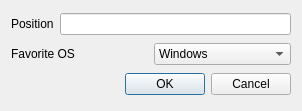
<?xml version="1.0" encoding="UTF-8"?>
<ui version="4.0">
 <class>InfoDialog</class>
 <widget class="QDialog" name="InfoDialog">
  <property name="geometry">
   <rect>
    <x>0</x>
    <y>0</y>
    <width>302</width>
    <height>111</height>
   </rect>
  </property>
  <property name="windowTitle">
   <string>Dialog</string>
  </property>
  <layout class="QVBoxLayout" name="verticalLayout">
   <item>
    <layout class="QHBoxLayout" name="horizontalLayout">
     <item>
      <widget class="QLabel" name="label">
       <property name="text">
        <string>Position</string>
       </property>
      </widget>
     </item>
     <item>
      <widget class="QLineEdit" name="position_line_edit"/>
     </item>
    </layout>
   </item>
   <item>
    <layout class="QHBoxLayout" name="horizontalLayout_2">
     <item>
      <widget class="QLabel" name="label_2">
       <property name="text">
        <string>Favorite OS</string>
       </property>
      </widget>
     </item>
     <item>
      <widget class="QComboBox" name="favorite_os_combo_box">
       <item>
        <property name="text">
         <string>Windows</string>
        </property>
       </item>
       <item>
        <property name="text">
         <string>Linux</string>
        </property>
       </item>
       <item>
        <property name="text">
         <string>Mac</string>
        </property>
       </item>
      </widget>
     </item>
    </layout>
   </item>
   <item>
    <layout class="QHBoxLayout" name="horizontalLayout_3">
     <item>
      <spacer name="horizontalSpacer">
       <property name="orientation">
        <enum>Qt::Horizontal</enum>
       </property>
       <property name="sizeHint" stdset="0">
        <size>
         <width>40</width>
         <height>20</height>
        </size>
       </property>
      </spacer>
     </item>
     <item>
      <widget class="QPushButton" name="ok_button">
       <property name="text">
        <string>OK</string>
       </property>
      </widget>
     </item>
     <item>
      <widget class="QPushButton" name="cancel_button">
       <property name="text">
        <string>Cancel</string>
       </property>
      </widget>
     </item>
    </layout>
   </item>
  </layout>
 </widget>
 <resources/>
 <connections/>
</ui>
